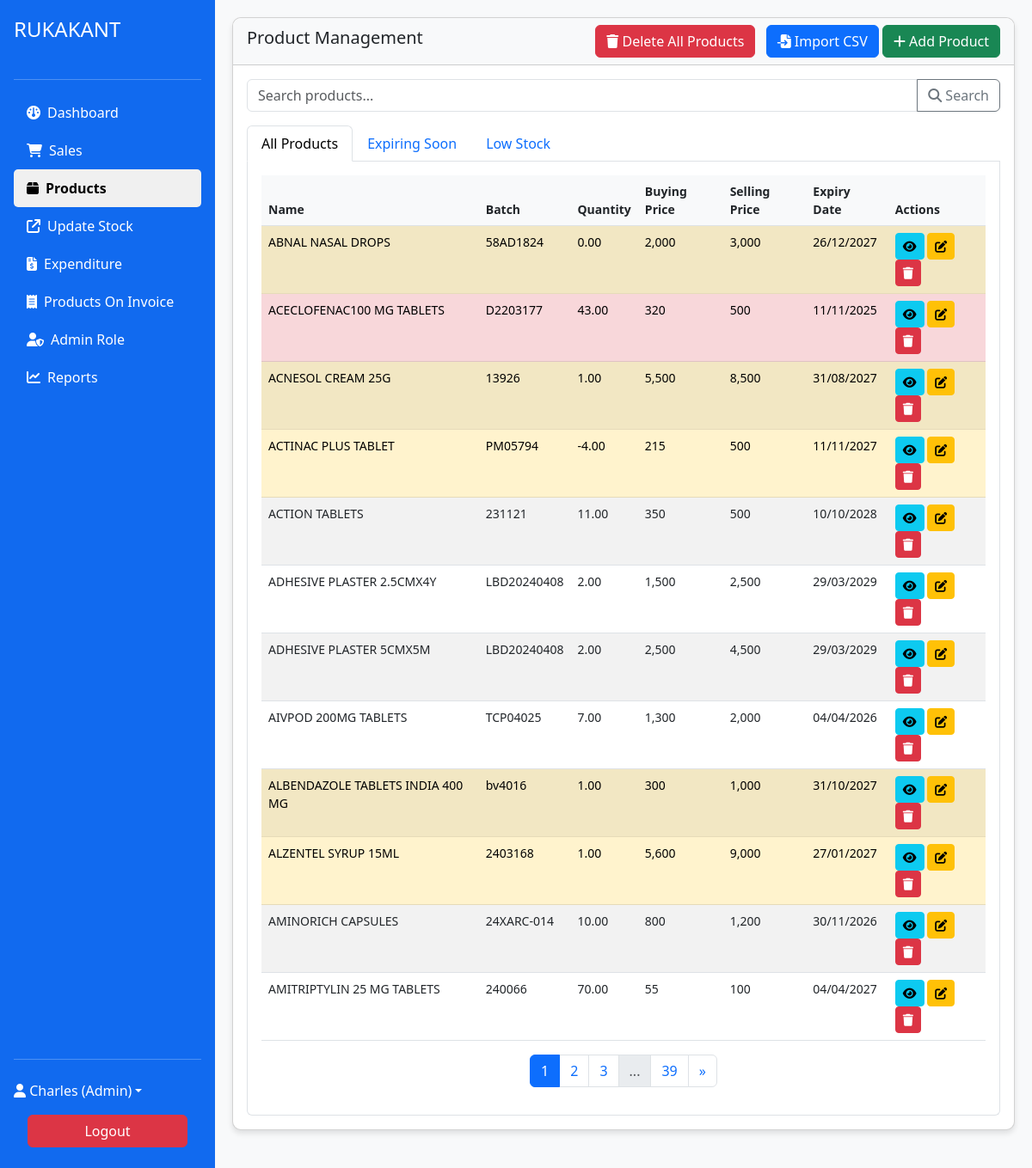
Screenshot of /system/products.php (signed in) with the database file from the repository.
### tables this page shows
CREATE TABLE `products_pharm` (
  `id` int(11) NOT NULL,
  `name` varchar(100) NOT NULL,
  `description` text DEFAULT NULL,
  `category_id` int(11) DEFAULT NULL,
  `batch_number` varchar(50) NOT NULL,
  `quantity` decimal(10,2) DEFAULT NULL,
  `buying_price` decimal(10,2) NOT NULL,
  `selling_price` decimal(10,2) NOT NULL,
  `expiry_date` date NOT NULL,
  `supplier_id` int(11) DEFAULT NULL,
  `created_at` datetime DEFAULT current_timestamp(),
  `updated_at` datetime DEFAULT NULL ON UPDATE current_timestamp(),
  `minimum_stock_level` int(11) DEFAULT 10,
  `barcode` varchar(50) DEFAULT NULL,
  `unit_type` varchar(20) DEFAULT NULL,
  `invoice_number` varchar(100) DEFAULT NULL
);

### classes/Pharmacy.php (called while the page is built, shortened)
<?php
require_once __DIR__ . '/../includes/db.php';
class Pharmacy
{
    private $db;
    public function __construct($db)
    {
        $this->db = $db;
    }
    public function getProducts($search = '', $limit = 10, $offset = 0)
    {
        $where = '';
        $params = [];
        $params[] = (string) $limit;
        $params[] = (string) $offset;
        $sql = "
        SELECT * FROM products_pharm
        $where
        ORDER BY name
        LIMIT ? OFFSET ?
    ";
        return $this->db->query($sql, $params);
    }
    public function countAllProducts($search = '')
    {
        if ($search) {
            $result = $this->db->query("SELECT COUNT(*) as total FROM products_pharm WHERE name LIKE ?", ["%$search%"]);
        } else {
            $result = $this->db->query("SELECT COUNT(*) as total FROM products_pharm");
        }
        return $result[0]['total'] ?? 0;
    }
}

### includes/db.php (called while the page is built, shortened)
<?php
class Database
{
    private $host = 'localhost';
    private $user = 'root';
    private $pass = '';
    private $dbname = 'hospital_management';
    private $conn;
    public function __construct()
    {
        $this->conn = new mysqli($this->host, $this->user, $this->pass, $this->dbname);
    }
    public function query($sql, $params = [])
    {
        $stmt = $this->conn->prepare($sql);
        if (!empty($params)) {
            $types = str_repeat('s', count($params));
            $stmt->bind_param($types, ...$params);
        }
        $stmt->execute();
        $result = $stmt->get_result();
        return $result ? $result->fetch_all(MYSQLI_ASSOC) : false;
    }
}

### system/products.php (the view, shortened to what this page needs)
<?php
require_once '../includes/header.php';
require_once '../classes/Pharmacy.php';
$pharmacy = new Pharmacy($db);
$limit = 12;
$page = isset($_GET['page']) ? (int) $_GET['page'] : 1;
$page = max($page, 1);
$offset = ($page - 1) * $limit;
$search = $_GET['search'] ?? '';
$active_tab = $_GET['tab'] ?? 'all';
switch ($active_tab) {
    default:
        $total = $pharmacy->countAllProducts($search);
        $products = $pharmacy->getProducts($search, $limit, $offset);
        $total_pages = ceil($total / $limit);
        break;
}
function renderPagination($current_page, $total_pages, $tab = '')
{
    $output = '<nav><ul class="pagination justify-content-center">';
    $start = max(1, $current_page - 2);
    $end = min($total_pages, $current_page + 2);
    for ($i = $start; $i <= $end; $i++) {
        $active = $i === $current_page ? ' active' : '';
        $url = '?page=' . $i . ($tab ? '&tab=' . $tab : '');
        $output .= "<li class='page-item$active'><a class='page-link' href='$url'>$i</a></li>";
    }
    if ($current_page < $total_pages - 2) {
        if ($current_page < $total_pages - 3)
            $output .= "<li class='page-item disabled'><span class='page-link'>...</span></li>";
        $url = '?page=' . $total_pages . ($tab ? '&tab=' . $tab : '');
        $output .= "<li class='page-item'><a class='page-link' href='$url'>$total_pages</a></li>";
    }
    if ($current_page < $total_pages) {
        $next_page = $current_page + 1;
        $url = '?page=' . $next_page . ($tab ? '&tab=' . $tab : '');
        $output .= "<li class='page-item'><a class='page-link' href='$url'>&raquo;</a></li>";
    }
    $output .= '</ul></nav>';
    return $output;
}
?>
<div class="card mb-4">
    <div class="card-header d-flex justify-content-between align-items-center">
        <h5>Product Management</h5>
        <div>
            <button class="btn btn-danger me-2"
                onclick="if(confirm('Are you sure you want to delete ALL products and all related data? This action cannot be undone.')) { document.getElementById('deleteAllForm').submit(); }">
                <i class="fas fa-trash"></i> Delete All Products
            </button>
            <button class="btn btn-primary" data-bs-toggle="modal" data-bs-target="#importModal">
                <i class="fas fa-file-import"></i> Import CSV
            </button>
            <a href="?action=add" class="btn btn-success">
                <i class="fas fa-plus"></i> Add Product
            </a>
        </div>
    </div>
    <div class="card-body">
        <form class="mb-3">
            <div class="input-group">
                <input type="text" class="form-control" name="search" placeholder="Search products..."
                    value="<?= htmlspecialchars($search) ?>">
                <button class="btn btn-outline-secondary" type="submit">
                    <i class="fas fa-search"></i> Search
                </button>
            </div>
        </form>
        <ul class="nav nav-tabs" id="productTabs" role="tablist">
            <li class="nav-item" role="presentation">
                <a class="nav-link <?= $active_tab === 'all' ? 'active' : '' ?>"
                   href="?tab=all">
                    All Products
                </a>
            </li>
            <li class="nav-item" role="presentation">
                <a class="nav-link <?= $active_tab === 'expiring' ? 'active' : '' ?>"
                   href="?tab=expiring">
                    Expiring Soon
                </a>
            </li>
            <li class="nav-item" role="presentation">
                <a class="nav-link <?= $active_tab === 'low' ? 'active' : '' ?>"
                   href="?tab=low">
                    Low Stock
                </a>
            </li>
        </ul>
        <div class="tab-content p-3 border border-top-0 rounded-bottom">
            <div class="tab-pane fade <?= $active_tab === 'all' ? 'show active' : '' ?>" id="all" role="tabpanel">
                <div class="table-responsive">
                    <table class="table table-striped">
                        <thead>
                            <tr>
                                <th>Name</th>
                                <th>Batch</th>
                                <th>Quantity</th>
                                <th>Buying Price</th>
                                <th>Selling Price</th>
                                <th>Expiry Date</th>
                                <th>Actions</th>
                            </tr>
                        </thead>
                        <tbody>
                            <?php if ($active_tab === 'all'): ?>
                                <?php foreach ($products as $p): ?>
                                    <tr class="<?= $p['quantity'] <= $p['minimum_stock_level'] ? 'table-warning' : '' ?>
                                    <?= (strtotime($p['expiry_date']) - time()) < (30 * 86400) ? 'table-danger' : '' ?>">
                                        <td><?= htmlspecialchars($p['name']) ?></td>
                                        <td><?= htmlspecialchars($p['batch_number']) ?></td>
                                        <td><?= $p['quantity'] ?></td>
                                        <td><?= number_format($p['buying_price']) ?></td>
                                        <td><?= number_format($p['selling_price']) ?></td>
                                        <td><?= date('d/m/Y', strtotime($p['expiry_date'])) ?></td>
                                        <td>
                                            <a href="?action=view&id=<?= $p['id'] ?>" class="btn btn-sm btn-info" title="View">
                                                <i class="fas fa-eye"></i>
                                            </a>
                                            <a href="?action=edit&id=<?= $p['id'] ?>" class="btn btn-sm btn-warning"
                                                title="Edit">
                                                <i class="fas fa-edit"></i>
                                            </a>
                                            <a href="?action=delete&id=<?= $p['id'] ?>" class="btn btn-sm btn-danger"
                                                onclick="return confirm('Are you sure you want to delete this product and all related data?')"
                                                title="Delete">
                                                <i class="fas fa-trash"></i>
                                            </a>
                                        </td>
                                    </tr>
                                <?php endforeach; ?>
                            <?php endif; ?>
                        </tbody>
                    </table>
                    <?php if ($active_tab === 'all'): ?>
                        <?= renderPagination($page, $total_pages, 'all') ?>
                    <?php endif; ?>
                </div>
            </div>
        </div>
    </div>
</div>
<?php
require_once '../includes/footer.php';
?>

### assets/css/style.css (style rules this page uses)
body { font-family: 'Segoe UI', Tahoma, Geneva, Verdana, sans-serif; background-color: #f8f9fa; }
.card { border-radius: 10px; box-shadow: 0 4px 6px rgba(0, 0, 0, 0.1); margin-bottom: 20px; }
.card-header { border-radius: 10px 10px 0 0 !important; background-color: #f8f9fa; font-weight: 600; }
.table-responsive { overflow-x: auto; }
.table { font-size: 14px; }
.table th { font-weight: 600; background-color: #f8f9fa; }

### includes/header.php (style rules this page uses)
body, html { margin: 0; padding: 0; height: 100%; }

### rows the page displays
products_pharm: name "ABNAL NASAL DROPS", batch_number "58AD1824", quantity "0.00", buying_price "2,000", selling_price "3,000", expiry_date "26/12/2027"
products_pharm: name "ACECLOFENAC100 MG TABLETS", batch_number "D2203177", quantity "43.00", buying_price "320", selling_price "500", expiry_date "11/11/2025"
products_pharm: name "ACNESOL CREAM 25G", batch_number "13926", quantity "1.00", buying_price "5,500", selling_price "8,500", expiry_date "31/08/2027"
products_pharm: name "ACTINAC PLUS TABLET", batch_number "PM05794", quantity "-4.00", buying_price "215", selling_price "500", expiry_date "11/11/2027"
products_pharm: name "ACTION TABLETS", batch_number "231121", quantity "11.00", buying_price "350", selling_price "500", expiry_date "10/10/2028"
products_pharm: name "ADHESIVE PLASTER 2.5CMX4Y", batch_number "LBD20240408", quantity "2.00", buying_price "1,500", selling_price "2,500", expiry_date "29/03/2029"
products_pharm: name "ADHESIVE PLASTER 5CMX5M", batch_number "LBD20240408", quantity "2.00", buying_price "2,500", selling_price "4,500", expiry_date "29/03/2029"
products_pharm: name "AIVPOD 200MG TABLETS", batch_number "TCP04025", quantity "7.00", buying_price "1,300", selling_price "2,000", expiry_date "04/04/2026"
products_pharm: name "ALBENDAZOLE TABLETS INDIA 400 MG", batch_number "bv4016", quantity "1.00", buying_price "300", selling_price "1,000", expiry_date "31/10/2027"
products_pharm: name "ALZENTEL SYRUP 15ML", batch_number "2403168", quantity "1.00", buying_price "5,600", selling_price "9,000", expiry_date "27/01/2027"
products_pharm: name "AMINORICH CAPSULES", batch_number "24XARC-014", quantity "10.00", buying_price "800", selling_price "1,200", expiry_date "30/11/2026"
products_pharm: name "AMITRIPTYLIN 25 MG TABLETS", batch_number "240066", quantity "70.00", buying_price "55", selling_price "100", expiry_date "04/04/2027"

### other values shown
$_SESSION['full_name'] "Charles"
$_SESSION['role'] "Admin"
$total_pages "39"
